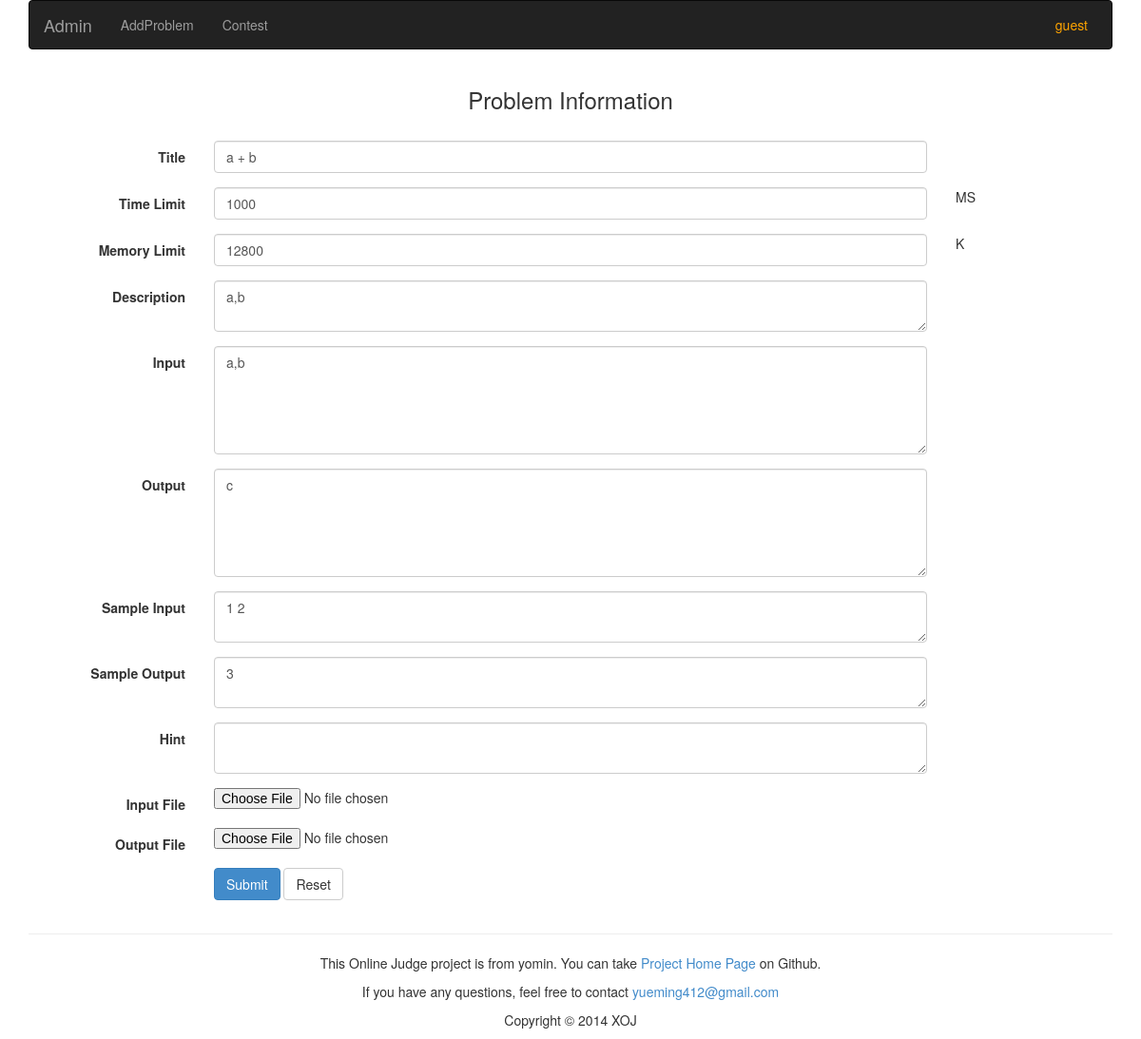
The app's page /admin/editproblem/1/ (signed in) with its own data.
### appfile/models.py (models this page shows, shortened)
class User(db.Model):
    userid = db.Column(db.String(22), primary_key = True, unique = True)
    nickname = db.Column(db.String(22),unique = True)
    password = db.Column(db.String(100),unique = True)
    is_admin = db.Column(db.Boolean)
    ac_count = db.Column(db.Integer, default = 0)
    submit_count = db.Column(db.Integer, default = 0)
    def is_authenticated(self):
        return True

class Problem(db.Model):
    pid = db.Column(db.Integer, primary_key=True)
    title = db.Column(db.String(299))
    description = db.Column(db.Text)
    pinput = db.Column(db.Text)
    poutput = db.Column(db.Text)
    sinput = db.Column(db.Text)
    soutput = db.Column(db.Text)
    hint = db.Column(db.Text)
    time_limit = db.Column(db.Integer)
    memory_limit = db.Column(db.Integer)
    ac_count = db.Column(db.Integer, default = 0)
    submit_count = db.Column(db.Integer, default = 0)
    visable = db.Column(db.Boolean, default = True)

### appfile/views.py (the view, shortened to what this page needs)
@app.route('/admin/editproblem/<int:pid>/', methods=['GET','POST'])
@admin_required
def admin_edit_problem(pid):
    form = ProblemForm()
    if request.method == 'GET':
        problem = Problem.query.get(pid)
        form = ProblemForm(title = problem.title, description = problem.description, pinput = problem.pinput, poutput = problem.poutput, sinput = problem.sinput, soutput = problem.soutput, hint = problem.hint, time_limit = problem.time_limit, memory_limit = problem.memory_limit)
        return render_template('admin_editproblem.html', form = form, pid = pid)

### appfile/forms.py
class ProblemForm(Form):
    title = TextField('Title', validators=[
        InputRequired('Title is needed for this problem'),
        Length(max = 299, message='The max length is not over 300')
    ])
    description = TextAreaField('Description', [
        Length(max = 9999,  message='The max length is not over 10000')
    ])
    pinput = TextAreaField('Input', [
        Length(max = 9999, message='The max length is not over 10000')
    ])
    poutput = TextAreaField('Output', [
        Length(max = 9999,message='The max length is not over 10000')
    ])
    sinput = TextAreaField('Sample Input', [
        Length(max = 9999,message='The max length is not over 10000')
    ])
    soutput = TextAreaField('Sample Output', [
        Length(max = 9999,message='The max length is not over 10000')
    ])
    hint = TextAreaField('Hint', [
        Length(max = 9999,message='The max length is not over 10000')
    ])
    time_limit = IntegerField('Time Limit',[
        DataRequired('You must set the value of time_limit')
    ])
    memory_limit = IntegerField('Memory Limit', [
        DataRequired('You must set the value of memory_limit')
    ])

### appfile/views.py (called while the page is built)
def admin_required(func):
    @wraps(func)
    def check(*args, **kw):
        if current_user.is_authenticated() and current_user.is_admin:
            return func(*args,**kw)
        else:
            return PERMISSION_ERROR
    return check

@login_manager.user_loader
def load_user(userid):
    return User.query.get(userid)

@app.before_request
def before_request():
    g.user = current_user
    if g.user.is_authenticated():
        g.url = url_for('userinfo',userid = g.user.userid)

### appfile/templates/admin_editproblem.html (shortened to what this page needs)
{% extends "admin_base.html" %}
{% block content %}
<div class="container">
    <center><h3> Problem Information </h3></center>
    <br>
    <form class="form-horizontal" role="form" action={{ url_for('admin_addproblem') }} method="POST" enctype="multipart/form-data">
        <div class="form-group">
            <label class="col-sm-2 control-label">Title</label>
            <div class="col-sm-8">
                {{ form.title(class="form-control") }}
            </div>
        </div>
        <div class="form-group">
            <label class="col-sm-2 control-label">Time Limit</label>
            <div class="col-sm-8">
                {{ form.time_limit(class="form-control") }}
            </div>
            <div class="col-sm-1">MS</div>
        </div>
        <div class="form-group">
            <label class="col-sm-2 control-label">Memory Limit</label>
            <div class="col-sm-8">
                {{ form.memory_limit(class="form-control") }}
            </div>
            <div class="col-sm-1">K</div>
        </div>
        <div class="form-group">
            <label class="col-sm-2 control-label">Description</label>
            <div class="col-sm-8">
                {{ form.description(class="form-control") }}
            </div>
        </div>
        <div class="form-group">
            <label class="col-sm-2 control-label">Input</label>
            <div class="col-sm-8">
                {{ form.pinput(class="form-control", rows = "5") }}
            </div>
        </div>
        <div class="form-group">
            <label class="col-sm-2 control-label">Output</label>
            <div class="col-sm-8">
                {{ form.poutput(class="form-control",rows = "5") }}
            </div>
        </div>
        <div class="form-group">
            <label class="col-sm-2 control-label">Sample Input</label>
            <div class="col-sm-8">
                {{ form.sinput(class="form-control") }}
            </div>
        </div>
        <div class="form-group">
            <label class="col-sm-2 control-label">Sample Output</label>
            <div class="col-sm-8">
                {{ form.soutput(class="form-control") }}
            </div>
        </div>
        <div class="form-group">
            <label class="col-sm-2 control-label">Hint</label>
            <div class="col-sm-8">
                {{ form.hint(class="form-control") }}
            </div>
        </div>
        <div class="form-group">
            <label class="col-sm-2 control-label">Input File</label>
            <div class="col-sm-8">
                <input type="file" name="inputfile">
            </div>
        </div>
        <div class="form-group">
            <label class="col-sm-2 control-label">Output File</label>
            <div class="col-sm-8">
                <input type="file" name="outputfile">
            </div>
        </div>
        <div class="form-group">
            <div class="col-sm-offset-2 col-sm-10">
                <button type="submit" class="btn btn-primary">Submit</button>
                <button type="reset" class="btn btn-default">Reset</button>
            </div>
        </div>
    </form>
</div>
{% endblock %}

### appfile/templates/admin_base.html (shortened to what this page needs)
<!DOCTYPE html>
<html>
    <head>
        <link rel="stylesheet" type="text/css" href={{ url_for('static', filename='css/bootstrap.min.css') }}>
        <link rel="stylesheet" type="text/css" href={{ url_for('static', filename='css/style.css') }}>
    </head>
    <body>
        <div class="container">
            <nav class="navbar navbar-inverse" role="navigation">
                <div class="navbar-header">
                    <a class="navbar-brand" href={{ url_for('admin')}}>Admin</a>
                </div>
                <div class="collapse navbar-collapse" id="bs-example-navbar-collapse-1">
                    <ul class="nav navbar-nav">
                        <li>
                            <a href={{ url_for('admin_addproblem') }}>AddProblem</a>
                        </li>
                        <li>
                            <a href="/admin/">Contest</a>
                        </li>
                    </ul>
                    {% if g.user.is_authenticated() %}
                    <ul class="nav navbar-nav navbar-right">
                        <li class="dropdown">
                            <a class="dropdown-toggle" style="color:orange;margin-right: 10px" data-toggle="dropdown" href="#">
                                {{ g.user.userid }}
                            </a>
                        </li>
                    </ul>
                    {% else %}
                    <div class="navbar-form navbar-right">
                        <a href="/login/" class="btn btn-primary">Sign in</a>
                        <a href="/register/" class="btn btn-default">Sign up</a>
                    </div>
                    {% endif %}
                </div>
            </nav>
        </div>
        {% block content %}
        {% endblock %}
        <div class="container">
            <footer>
                <hr>
                <p class="text-center">
                    This Online Judge project is from yomin. You can take
                    <a href="http://github/Rominyue">Project Home Page</a>
                    on Github.
                </p>
                <p class="text-center">
                    If you have any questions, feel free to contact
                    <a href="mailto:someone@example.com">yueming412@gmail.com</a>
                </p>
                <p class="text-center">Copyright © 2014 XOJ</p>
            </footer>
        </div>
    </body>
</html>

### appfile/static/css/style.css (style rules this page uses)
a:link { text-decoration: none; }

### records on screen
User: user.userid "guest"
Problem: title "a + b", time_limit "1000", memory_limit "12800", description "a,b", pinput "a,b", poutput "c", sinput "1 2", soutput "3"
